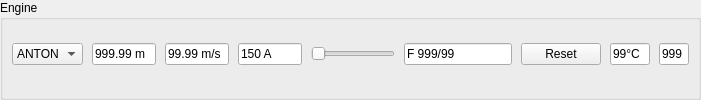
    <widget class="QGroupBox" name="gbEngine">
     <property name="title">
      <string>Engine</string>
     </property>
     <layout class="QHBoxLayout" name="engineLayout">
      <property name="spacing">
       <number>9</number>
      </property>
      <property name="leftMargin">
       <number>9</number>
      </property>
      <property name="topMargin">
       <number>0</number>
      </property>
      <property name="rightMargin">
       <number>9</number>
      </property>
      <property name="bottomMargin">
       <number>9</number>
      </property>
      <item>
       <widget class="QComboBox" name="cmbAxisName">
        <property name="currentText">
         <string>ANTON</string>
        </property>
        <property name="placeholderText">
         <string notr="true"/>
        </property>
        <item>
         <property name="text">
          <string>ANTON</string>
         </property>
        </item>
        <item>
         <property name="text">
          <string>BURT</string>
         </property>
        </item>
        <item>
         <property name="text">
          <string>CECIL</string>
         </property>
        </item>
        <item>
         <property name="text">
          <string>DEBBY</string>
         </property>
        </item>
        <item>
         <property name="text">
          <string>SIMUL</string>
         </property>
        </item>
       </widget>
      </item>
      <item>
       <widget class="QLineEdit" name="txtPosIst">
        <property name="maximumSize">
         <size>
          <width>64</width>
          <height>16777215</height>
         </size>
        </property>
        <property name="text">
         <string>999.99 m</string>
        </property>
       </widget>
      </item>
      <item>
       <widget class="QLineEdit" name="txtSpeedIstUI">
        <property name="maximumSize">
         <size>
          <width>64</width>
          <height>16777215</height>
         </size>
        </property>
        <property name="text">
         <string>99.99 m/s</string>
        </property>
       </widget>
      </item>
      <item>
       <widget class="QLineEdit" name="txtActCurUI">
        <property name="maximumSize">
         <size>
          <width>64</width>
          <height>16777215</height>
         </size>
        </property>
        <property name="text">
         <string>150 A</string>
        </property>
       </widget>
      </item>
      <item>
       <widget class="QSlider" name="sldAxisVel">
        <property name="orientation">
         <enum>Qt::Orientation::Horizontal</enum>
        </property>
       </widget>
      </item>
      <item>
       <widget class="QLineEdit" name="txtStatus">
        <property name="maximumSize">
         <size>
          <width>120</width>
          <height>16777215</height>
         </size>
        </property>
        <property name="text">
         <string>F 999/99</string>
        </property>
       </widget>
      </item>
      <item>
       <widget class="QPushButton" name="btnAxisReset">
        <property name="text">
         <string>Reset</string>
        </property>
       </widget>
      </item>
      <item>
       <widget class="QLineEdit" name="txtCabTemperature">
        <property name="maximumSize">
         <size>
          <width>40</width>
          <height>16777215</height>
         </size>
        </property>
        <property name="text">
         <string>99°C</string>
        </property>
       </widget>
      </item>
      <item>
       <widget class="QLineEdit" name="txtTimeTick">
        <property name="maximumSize">
         <size>
          <width>30</width>
          <height>16777215</height>
         </size>
        </property>
        <property name="text">
         <string>999</string>
        </property>
       </widget>
      </item>
     </layout>
    </widget>
